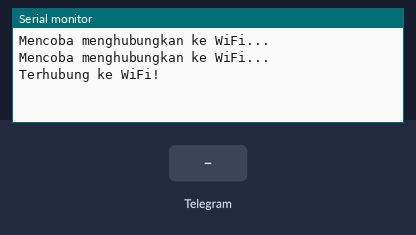
Bench run of a sketch on a simulated ESP32. On the bench: the last lines printed to the serial monitor. Inputs (shaded band) come from the test bench. WiFi joins after 1.5 s; servers stay silent unless stated.

Above: at 3.5 s.
3.6 s: Telegram message "/get" received
At 5.1 s:
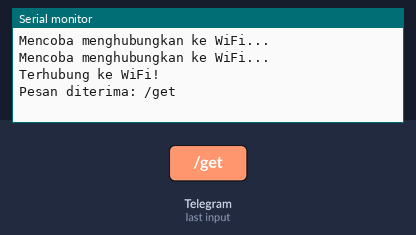
5.4 s: Telegram message "1" received
At 6.6 s:
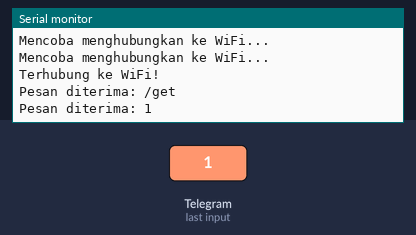

Measured:
- after the input at 3.6 s, the serial monitor: prints a new line after 0.30 s (image 1)
- after the input at 5.4 s, the serial monitor: prints a new line after 0.10 s (image 2)

The sketch:

getdata.ino
```cpp
#include <WiFi.h>
#include <WiFiClientSecure.h>
#include <UniversalTelegramBot.h>

const char* ssid = "Redmi Note 11";
const char* password = "punyaaku";
const char* botToken = "7928981214:AAGO7AJnLuSxZBPoriQzr1mlaXO2dL_Bh9U";
const char* chatID = "1311526288";

const int sensorPin = 33;

WiFiClientSecure client;
UniversalTelegramBot bot(botToken, client);

void setup() {
  Serial.begin(115200);

  pinMode(sensorPin, INPUT);

  WiFi.begin(ssid, password);
  while (WiFi.status() != WL_CONNECTED) {
    delay(1000);
    Serial.println("Mencoba menghubungkan ke WiFi...");
  }
  Serial.println("Terhubung ke WiFi!");

  client.setInsecure();
  bot.sendMessage(chatID, "Bot Telegram sudah terhubung dengan ESP32!", "");
}

void loop() {
  int numNewMessages = bot.getUpdates(bot.last_message_received + 1);

  for (int i = 0; i < numNewMessages; i++) {
    String message = bot.messages[i].text;
    String fromName = bot.messages[i].from_name;

    Serial.println("Pesan diterima: " + message);
    if (message == "/get") {
      int sensorValue = analogRead(sensorPin);

      String sensorMessage = "Nilai sensor saat ini: " + String(sensorValue);
      bot.sendMessage(chatID, sensorMessage, "");
    }
    else {
      bot.sendMessage(chatID, "Perintah tidak dikenali.");
    }
  }

  delay(1000);
}
```
